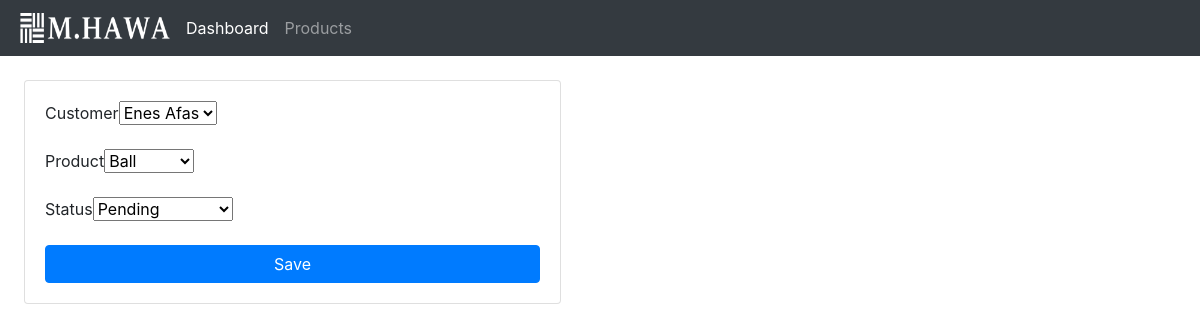
Page /update-order/1/ on the committed database.
### accounts/models.py (models this page shows, shortened)
class Order(models.Model):
    STATUS = (
        ('Pending', 'Pending'),
        ('Out for delivery', 'Out for delivery'),
        ('Delivered', 'Delivered'),
    )
    customer = models.ForeignKey(Customer, null=True, on_delete=models.SET_NULL)
    product = models.ForeignKey(Product, null=True, on_delete=models.SET_NULL)
    date_created = date_created = models.DateTimeField(auto_now_add=True, null=True)
    status = models.CharField(max_length=100, choices=STATUS, null=True)

### accounts/views.py (the view)
# urls.py: path('update-order/<str:pk>/', views.update_order, name='update-order'),
def update_order(request, pk):
    order = Order.objects.get(id=pk)
    form = OrderForm(instance=order)
    if request.method == 'POST':
        form = OrderForm(request.POST, instance=order)
        if form.is_valid():
            form.save()
            return redirect('/')
    context = {'form': form}
    return render(request, 'accounts/update_order.html', context)

### accounts/forms.py
class OrderForm(ModelForm):
    class Meta:
        model = Order
        fields = ['customer', 'product', 'status']

### accounts/models.py (called while the page is built)
    def __str__(self):
        return self.name

    def __str__(self):
        return self.name

### accounts/templates/accounts/update_order.html (shortened to what this page needs)
{% extends 'base.html' %}
{% load static %}
{% load django_bootstrap5 %}
{% block content %}
<div class="row">
    <div class="col-md-6">
        <div class="card card-body m-4">
            <form method='POST' enctype="multipart/form-data">
                {% bootstrap_form form %}
                <button class="btn btn-primary btn-block" type="submit">Save</button>
            </form>
        </div>
    </div>
</div>
{% endblock content %}

### static/css/main.css (style rules this page uses)
body { background-color: #ebeff5; }

### rows in the picture
Order: customer "Enes Afas", product "Ball", status "Pending"
